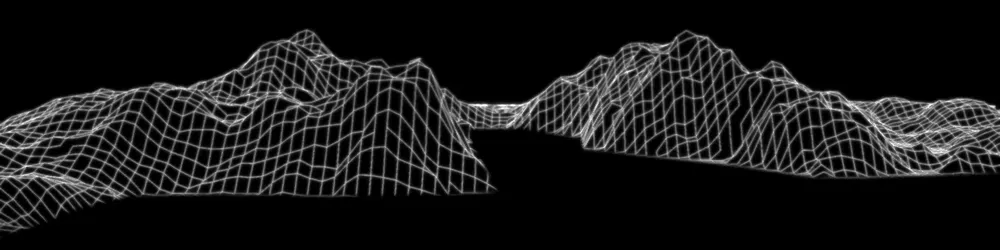
#> input picture hackerman/1-synth-scape/pieces/light.webp, 1000 x 250 px, shrunk from 1920 x 480 before the run
$ python dots.py ../../../hackerman/1-synth-scape/pieces/light.webp
#> lines starting #> are read from the running program, lines starting #| are printed output that depends on the picture; after the words box and inside, x2 and y2 are one past the last pixel; in counts of white or black regions, pixels touching at a corner belong together
# Write orb-dots.svg: every dot of the still written out as its own square.
# Usage: python dots.py still.png > orb-dots.svg
# One line per row of dots. "M1544 702h4v4h-4z" means: move to x 1544,
# y 702, draw 4 right, 4 down, 4 left, and close the square.
import sys
import numpy as np
from PIL import Image

GRID_X, GRID_Y = 0, 2

img = np.asarray(Image.open(sys.argv[1]).convert("L")).astype(float)
H, W = img.shape
#> H = 250; W = 1000
h, w = (H - GRID_Y) // 4, (W - GRID_X) // 4
#> h = 62; w = 250
dark = (img[GRID_Y:GRID_Y + 4 * h, GRID_X:GRID_X + 4 * w].reshape(h, 4, w, 4) < 128).sum((1, 3)) > 8
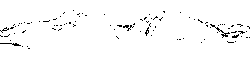
#> dark: shape (62, 250) bool; 97.6% white; black in thin lines or dots, all inside (x1, y1, x2, y2) = (0, 10, 250, 49)

rows = []
for j in range(h):
  xs = np.nonzero(dark[j])[0]
  if len(xs):
    y = GRID_Y + 4 * j
    rows.append("    " + " ".join("M%d %dh4v4h-4z" % (GRID_X + 4 * i, y) for i in xs))
#> after the loop, rows = 62 items

print('<svg xmlns="http://www.w3.org/2000/svg" viewBox="0 0 3840 2160">')
print('  <title>Flexoki Light orb, every dot written out</title>')
print('  <!-- The same picture as orb.svg, but with no idea of a ball in it: just')
print('       %d squares of ink, one row of dots per line. Read about.md. -->' % dark.sum())
#|        15135 squares of ink, one row of dots per line. Read about.md. -->
print('  <rect width="3840" height="2160" fill="#FFFCF0"/>')
print('  <path fill="#100F0F" d="')
print("\n".join(rows))
#> (printed output is left out)
print('  "/>')
print('</svg>')
